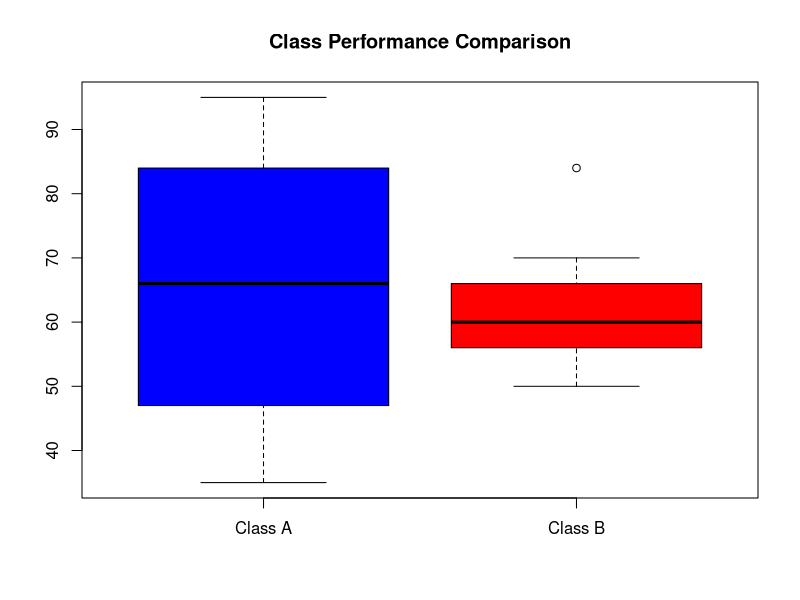

Reproduce this figure in R.

classA <- c(76, 35, 47, 64, 95, 66, 89, 36, 84)
classB <- c(51, 56, 84, 60, 59, 70, 63, 66, 50)

mean_classA <- mean(classA)
median_classA <- median(classA)
range_classA <- max(classA) - min(classA)

mean_classB <- mean(classB)
median_classB <- median(classB)
range_classB <- max(classB) - min(classB)
boxplot(classA, classB, names = c("Class A", "Class B"), col = c("blue", "red"), main = "Class Performance Comparison")

cat("Class A - Mean:", mean_classA, "Median:", median_classA, "Range:", range_classA, "\n")
cat("Class B - Mean:", mean_classB, "Median:", median_classB, "Range:", range_classB, "\n")

# Inferences
if (mean_classA > mean_classB) {
  cat("Class A had a higher mean score.\n")
} else if (mean_classB > mean_classA) {
  cat("Class B had a higher mean score.\n")
} else {
  cat("Both classes had the same mean score.\n")
}

if (median_classA > median_classB) {
  cat("Class A had a higher median score.\n")
} else if (median_classB > median_classA) {
  cat("Class B had a higher median score.\n")
} else {
  cat("Both classes had the same median score.\n")
}

if (range_classA > range_classB) {
  cat("Class A had a larger range.\n")
} else if (range_classB > range_classA) {
  cat("Class B had a larger range.\n")
} else {
  cat("Both classes had the same range.\n")
}